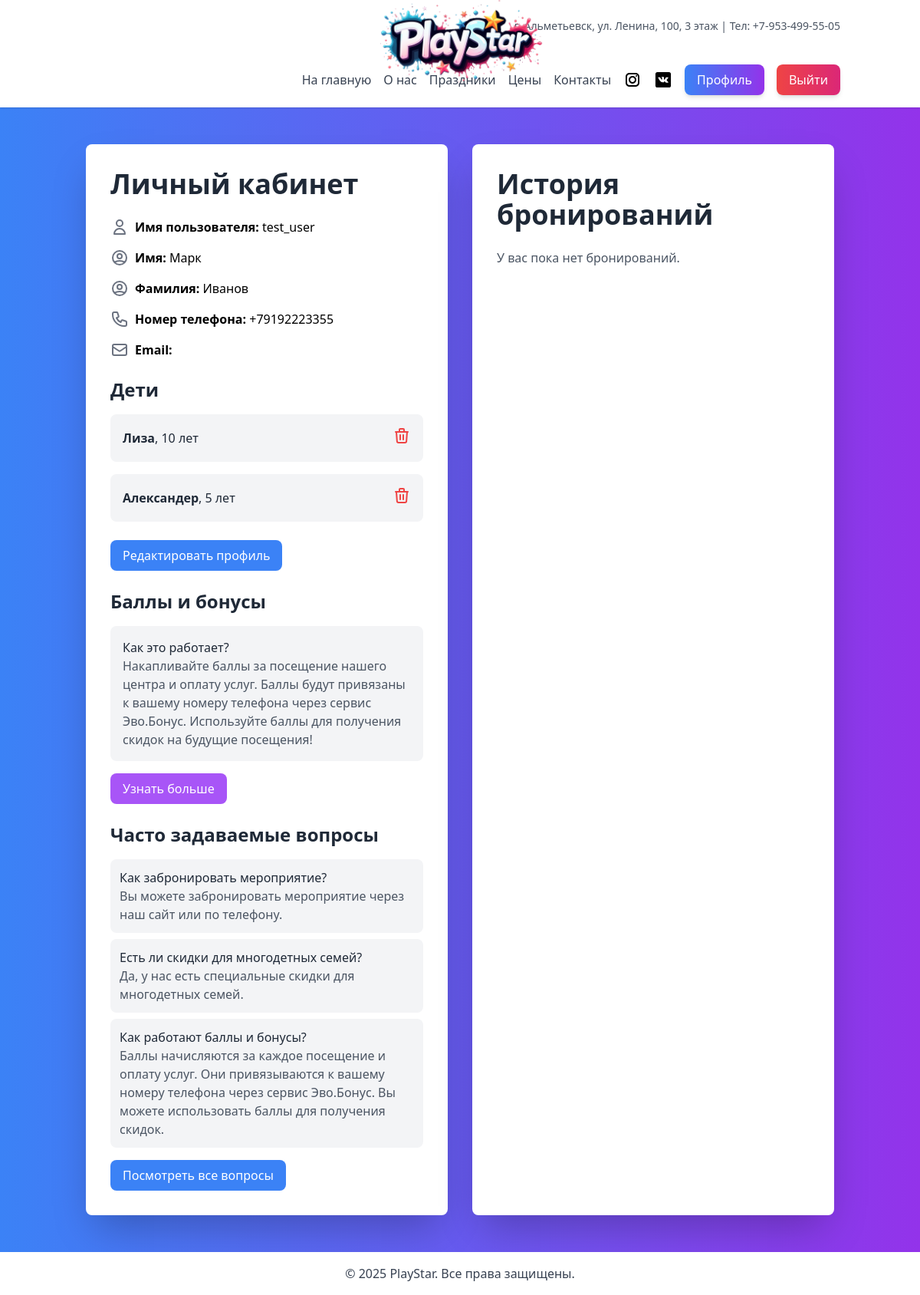
Page /accounts/profile/ (signed in) on the earlier database version.
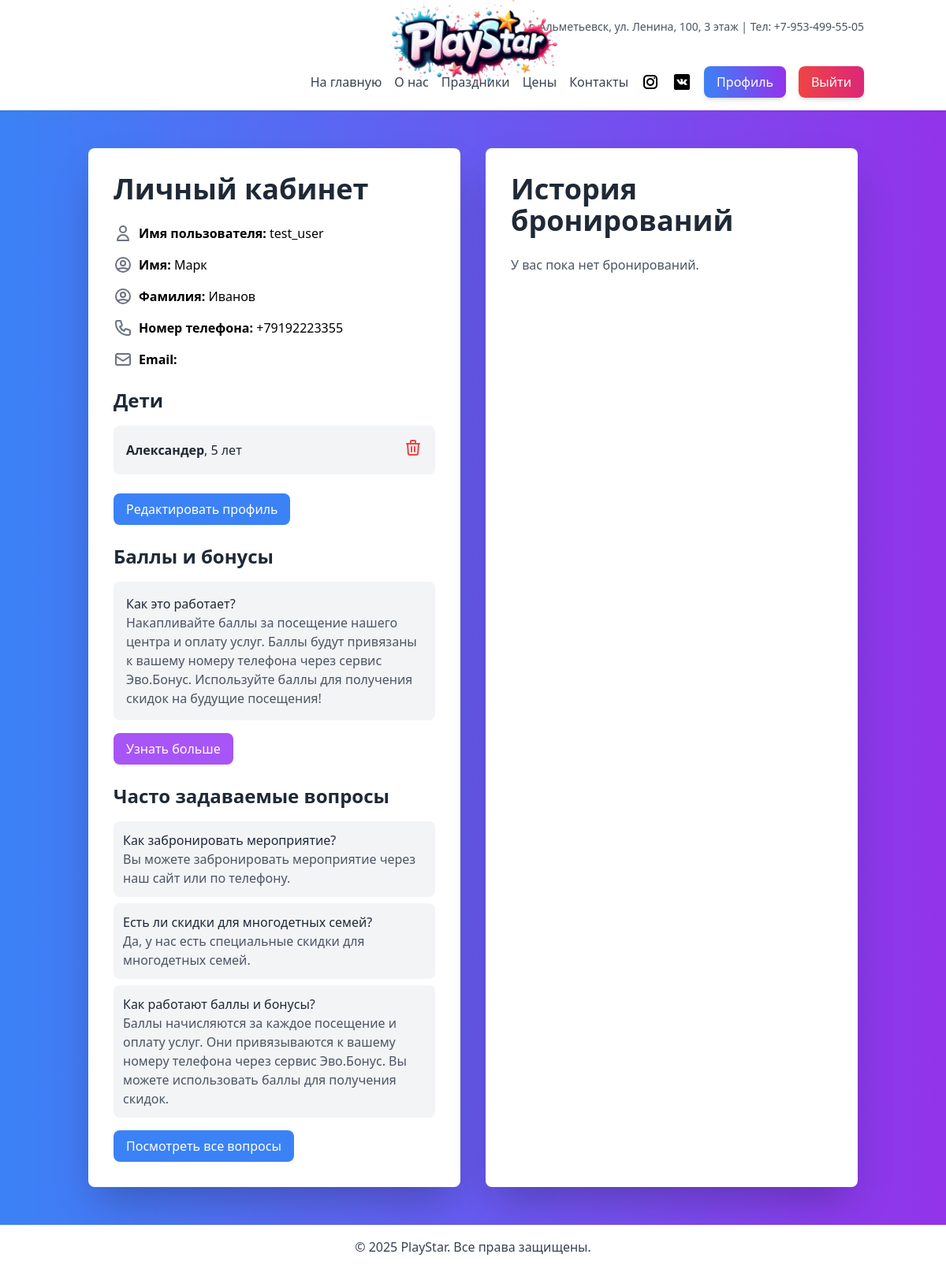
Same page on the later database version.
### main/models.py (models this page shows, shortened)
class CustomUser(AbstractUser):
    phone_number = models.CharField(max_length=15, unique=True, verbose_name="Номер телефона")
    role = models.CharField(max_length=50, choices=[('admin', 'Admin'), ('staff', 'Staff'), ('client', 'Client')], default='client', verbose_name="Роль")

class Child(models.Model):
    profile = models.ForeignKey(Profile, on_delete=models.CASCADE, related_name='children')
    name = models.CharField(max_length=100, verbose_name="Имя ребенка")
    age = models.PositiveIntegerField(verbose_name="Возраст ребенка")
    birthdate = models.DateField(verbose_name="Дата рождения", blank=True, null=True)  # Добавлено поле birthdate
    gender = models.CharField(max_length=10, choices=[('M', 'Male'), ('F', 'Female')], verbose_name="Пол", blank=True, null=True)  # Добавлено поле gender

### accounts/views.py (the view)
# urls.py: path('profile/', profile, name='profile'),
@login_required
def profile(request):
    user = request.user
    if not hasattr(user, 'profile'):
        Profile.objects.create(user=user)
    bookings = Booking.objects.filter(user=user).order_by('-booking_date')[:5]
    context = {
        'user': user,
        'bookings': bookings,  # Добавляем бронирования в контекст
    }
    return render(request, 'accounts/profile.html', context)

### accounts/templates/accounts/profile.html (shortened to what this page needs)
{% extends 'base.html' %}
{% block content %}
<div class="flex space-x-8 max-w-6xl mx-auto">
    <div class="w-1/2 bg-white p-8 rounded-lg shadow-2xl">
        <h2 class="text-4xl font-bold text-gray-800 mb-6">Личный кабинет</h2>
        <div class="space-y-4 text-left">
            <div class="flex items-center space-x-2">
                <svg class="w-6 h-6 text-gray-500" fill="none" stroke="currentColor" viewBox="0 0 24 24">
                    <path stroke-linecap="round" stroke-linejoin="round" stroke-width="2" d="M16 7a4 4 0 11-8 0 4 4 0 018 0zM12 14a7 7 0 00-7 7h14a7 7 0 00-7-7z"></path>
                </svg>
                <p><strong>Имя пользователя:</strong> {{ user.username }}</p>
            </div>
            <div class="flex items-center space-x-2">
                <svg class="w-6 h-6 text-gray-500" fill="none" stroke="currentColor" viewBox="0 0 24 24">
                    <path stroke-linecap="round" stroke-linejoin="round" stroke-width="2" d="M5.121 17.804A13.937 13.937 0 0112 16c2.5 0 4.847.655 6.879 1.804M15 10a3 3 0 11-6 0 3 3 0 016 0zm6 2a9 9 0 11-18 0 9 9 0 0118 0z"></path>
                </svg>
                <p><strong>Имя:</strong> {{ user.first_name }}</p>
            </div>
            <div class="flex items-center space-x-2">
                <svg class="w-6 h-6 text-gray-500" fill="none" stroke="currentColor" viewBox="0 0 24 24">
                    <path stroke-linecap="round" stroke-linejoin="round" stroke-width="2" d="M5.121 17.804A13.937 13.937 0 0112 16c2.5 0 4.847.655 6.879 1.804M15 10a3 3 0 11-6 0 3 3 0 016 0zm6 2a9 9 0 11-18 0 9 9 0 0118 0z"></path>
                </svg>
                <p><strong>Фамилия:</strong> {{ user.last_name }}</p>
            </div>
            <div class="flex items-center space-x-2">
                <p><strong>Номер телефона:</strong> {{ user.phone_number }}</p>
            </div>
            <div class="flex items-center space-x-2">
                <svg class="w-6 h-6 text-gray-500" fill="none" stroke="currentColor" viewBox="0 0 24 24">
                    <path stroke-linecap="round" stroke-linejoin="round" stroke-width="2" d="M3 8l7.89 5.26a2 2 0 002.22 0L21 8M5 19h14a2 2 0 002-2V7a2 2 0 00-2-2H5a2 2 0 00-2 2v10a2 2 0 002 2z"></path>
                </svg>
                <p><strong>Email:</strong> {{ user.email }}</p>
            </div>
        </div>
        <div class="mt-6">
            <h3 class="text-2xl font-bold text-gray-800 mb-4">Дети</h3>
            {% if user.profile.children.all %}
                <ul class="space-y-4">
                    {% for child in user.profile.children.all %}
                        <li class="flex justify-between items-center bg-gray-100 p-4 rounded-lg">
                            <div>
                                <p class="text-gray-800"><strong>{{ child.name }}</strong>, {{ child.age }} лет</p>
                            </div>
                            <form action="{% url 'delete_child' child.id %}" method="post" class="inline">
                                <button type="submit" class="text-red-500 hover:text-red-700">
                                    <svg xmlns="http://www.w3.org/2000/svg" class="h-6 w-6" fill="none" viewBox="0 0 24 24" stroke="currentColor">
                                        <path stroke-linecap="round" stroke-linejoin="round" stroke-width="2" d="M19 7l-.867 12.142A2 2 0 0116.138 21H7.862a2 2 0 01-1.995-1.858L5 7m5 4v6m4-6v6m1-10V4a1 1 0 00-1-1h-4a1 1 0 00-1 1v3M4 7h16" />
                                    </svg>
                                </button>
                            </form>
                        </li>
                    {% endfor %}
                </ul>
            {% else %}
                <p class="text-gray-600">Дети не добавлены.</p>
            {% endif %}
        </div>
        <div class="mt-6 space-x-4">
            <a href="{% url 'profile_edit' %}" class="inline-block bg-blue-500 text-white py-2 px-4 rounded-lg hover:bg-blue-600 transition duration-300">
                Редактировать профиль
            </a>
        </div>
        <div class="mt-6">
            <h3 class="text-2xl font-bold text-gray-800 mb-4">Баллы и бонусы</h3>
            <div class="bg-gray-100 p-4 rounded-lg">
                <p class="text-gray-800 font-medium">Как это работает?</p>
                <p class="text-gray-600">
                    Накапливайте баллы за посещение нашего центра и оплату услуг. Баллы будут привязаны к вашему номеру телефона через сервис Эво.Бонус.
                    Используйте баллы для получения скидок на будущие посещения!
                </p>
            </div>
            <a href="#" class="inline-block mt-4 bg-purple-500 text-white py-2 px-4 rounded-lg hover:bg-purple-600 transition duration-300">
                Узнать больше
            </a>
        </div>
        <div class="mt-6">
            <h3 class="text-2xl font-bold text-gray-800 mb-4">Часто задаваемые вопросы</h3>
            <ul class="space-y-2">
                <li class="bg-gray-100 p-3 rounded-lg">
                    <p class="text-gray-800 font-medium">Как забронировать мероприятие?</p>
                    <p class="text-gray-600">Вы можете забронировать мероприятие через наш сайт или по телефону.</p>
                </li>
                <li class="bg-gray-100 p-3 rounded-lg">
                    <p class="text-gray-800 font-medium">Есть ли скидки для многодетных семей?</p>
                    <p class="text-gray-600">Да, у нас есть специальные скидки для многодетных семей.</p>
                </li>
                <li class="bg-gray-100 p-3 rounded-lg">
                    <p class="text-gray-800 font-medium">Как работают баллы и бонусы?</p>
                    <p class="text-gray-600">
                        Баллы начисляются за каждое посещение и оплату услуг. Они привязываются к вашему номеру телефона через сервис Эво.Бонус.
                        Вы можете использовать баллы для получения скидок.
                    </p>
                </li>
            </ul>
            <a href="#" class="inline-block mt-4 bg-blue-500 text-white py-2 px-4 rounded-lg hover:bg-blue-600 transition duration-300">
                Посмотреть все вопросы
            </a>
        </div>
    </div>
    <div class="w-1/2 bg-white p-8 rounded-lg shadow-2xl">
        <h2 class="text-4xl font-bold text-gray-800 mb-6">История бронирований</h2>
        {% if bookings %}
            <ul class="space-y-4">
                {% for booking in bookings %}
                    <li class="bg-gray-100 p-4 rounded-lg">
                        <p class="text-gray-800"><strong>{{ booking.event_name }}</strong></p>
                        <p class="text-gray-600">Дата бронирования: {{ booking.booking_date }}</p>
                        <p class="text-gray-600">Дата мероприятия: {{ booking.event_date }}</p>
                        <p class="text-gray-600">Статус: {{ booking.status }}</p>
                    </li>
                {% endfor %}
            </ul>
        {% else %}
            <p class="text-gray-600">У вас пока нет бронирований.</p>
        {% endif %}
    </div>
</div>
{% endblock %}

### templates/base.html (shortened to what this page needs)
{% load static %}
<!DOCTYPE html>
<html lang="ru">
<head>
    <script src="https://cdn.tailwindcss.com"></script>
</head>
<body class="bg-gradient-to-r from-blue-500 to-purple-600 min-h-screen flex flex-col">
    <header class="bg-white shadow">
        <div class="relative py-4 md:py-6">
            <div class="container mx-auto flex justify-between items-center px-4">
                <div class="hidden md:flex justify-end w-full text-sm text-gray-600">
                    <p>
                        г. Альметьевск, ул. Ленина, 100, 3 этаж | Тел: +7-953-499-55-05
                    </p>
                </div>
            </div>
            <div class="absolute left-0 md:left-1/2 transform md:-translate-x-1/2 top-0 ml-4 md:ml-0">
                <img src="{% static 'main/img/logo.png' %}" alt="logo" class="h-16 w-auto object-contain md:h-28">
            </div>
        </div>
        <div class="container mx-auto flex justify-between items-center px-4 py-2 md:py-4">
            <nav class="hidden md:flex items-center space-x-4 ml-auto">
                <a href="{% url 'index' %}" class="text-gray-700 hover:text-blue-600">На главную</a>
                <a href="#about" class="text-gray-700 hover:text-blue-600">О нас</a>
                <a href="#events" class="text-gray-700 hover:text-blue-600">Праздники</a>
                <a href="#prices" class="text-gray-700 hover:text-blue-600">Цены</a>
                <a href="#contact" class="text-gray-700 hover:text-blue-600">Контакты</a>
            </nav>
            <div class="flex items-center space-x-4 ml-4">
                <div class="hidden md:flex space-x-4">
                    <a href="https://instagram.com/playstaralmet" target="_blank">
                        <img src="{% static 'main/img/svg/inst_icon_nav.svg' %}" alt="Instagram" class="h-6 w-6">
                    </a>
                    <a href="https://vk.com/almet_playstar" target="_blank">
                        <img src="{% static 'main/img/svg/vk_icon_nav.svg' %}" alt="ВКонтакте" class="h-6 w-6">
                    </a>
                </div>
                {% if user.is_authenticated %}
                    <a href="{% url 'profile' %}" class="bg-gradient-to-r from-blue-500 to-purple-600 text-white py-2 px-4 rounded-lg shadow-md hover:from-blue-600 hover:to-purple-700 transition duration-300">
                        Профиль
                    </a>
                    <form action="{% url 'logout' %}" method="post" class="inline">
                        <button type="submit" class="bg-gradient-to-r from-red-500 to-pink-600 text-white py-2 px-4 rounded-lg shadow-md hover:from-red-600 hover:to-pink-700 transition duration-300">
                            Выйти
                        </button>
                    </form>
                {% endif %}
            </div>
        </div>
    </header>
    <main class="container mx-auto px-6 py-12 flex-grow">
        {% block content %}{% endblock %}
    </main>
    <footer class="bg-white shadow-lg mt-auto">
        <div class="container mx-auto px-6 py-4 text-center">
            <p class="text-gray-700">© 2025 PlayStar. Все права защищены.</p>
        </div>
    </footer>
</body>
</html>

Differences in the rows shown:
removed Child: name "Лиза", age "10"
